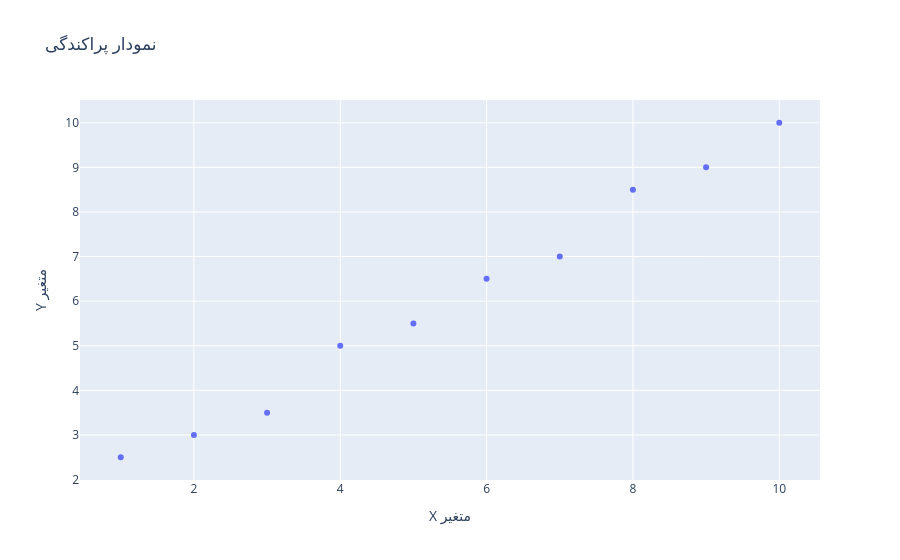

The notebook cell saved with this chart:
### Markdown cell above
<h1 align=center style="line-height:200%;font-family:vazir;color:#0099cc">
<font face="vazir" color="#0099cc">
    (۲) آشنایی با مصورسازی 
</font>
</h1>

### Code cell
import plotly.express as px
import pandas as pd

# داده نمونه
data = pd.DataFrame({
    'X': [1, 2, 3, 4, 5, 6, 7, 8, 9, 10],
    'Y': [2.5, 3, 3.5, 5, 5.5, 6.5, 7, 8.5, 9, 10]
})

fig = px.scatter(data, x='X', y='Y', title='نمودار پراکندگی', labels={'X': 'X متغیر', 'Y': 'Y متغیر'}) # رسم نمودار پراکندگی
fig.show()

### Figure 1 — Plotly figure (JSON) as saved in the notebook; plotly's stock layout.template omitted (floating-point values rounded to 4 significant figures)
{"data": [{"hovertemplate": "X متغیر=%{x}<br>Y متغیر=%{y}<extra></extra>", "legendgroup": "", "marker": {"color": "#636efa", "symbol": "circle"}, "mode": "markers", "name": "", "orientation": "v", "showlegend": false, "type": "scatter", "x": [1, 2, 3, 4, 5, 6, 7, 8, 9, 10], "xaxis": "x", "y": [2.5, 3, 3.5, 5, 5.5, 6.5, 7, 8.5, 9, 10], "yaxis": "y"}], "layout": {"legend": {"tracegroupgap": 0}, "title": {"text": "نمودار پراکندگی"}, "xaxis": {"anchor": "y", "domain": [0, 1], "title": {"text": "X متغیر"}}, "yaxis": {"anchor": "x", "domain": [0, 1], "title": {"text": "Y متغیر"}}}}
